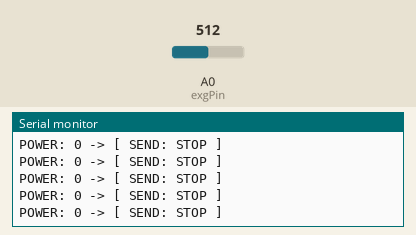
Simulated run of this sketch. Board: Arduino Mega 2560, built with avr-gcc and run on an emulated ATmega2560. Parts: the last lines printed to the serial monitor. The test bench sets the inputs (shaded band); at power-on: A0 (exgPin) = 512.

Above: at 1.2 s.
1.3 s: A0 (exgPin) set to 716
At 1.42 s:
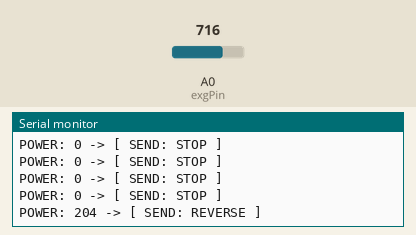
2.8 s: A0 (exgPin) set to 900
At 2.86 s:
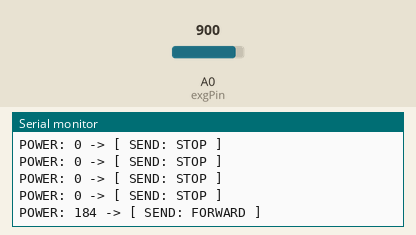

The sketch:

Master_Code.ino
```cpp
// Master R4 - Final Muscle Control Bridge
const int exgPin = A0;
const int sampleWindow = 100; // 100ms smoothing window
unsigned int sample;

void setup() {
  Serial.begin(115200);  // For your PC Monitor
  Serial1.begin(9600);   // To HC-05 Master
  pinMode(exgPin, INPUT);

  Serial.println("--- MASTER SYSTEM ARMED ---");
}

void loop() {
  unsigned long startMillis = millis();
  unsigned int signalMax = 0;
  unsigned int signalMin = 1024;

  // 1. SIGNAL PROCESSING
  while (millis() - startMillis < sampleWindow) {
    sample = analogRead(exgPin);
    if (sample < 1024) {
      if (sample > signalMax) signalMax = sample;
      if (sample < signalMin) signalMin = sample;
    }
  }

  unsigned int musclePower = signalMax - signalMin;

  // 2. THREE-ZONE LOGIC
  Serial.print("POWER: ");
  Serial.print(musclePower);

  if (musclePower <= 60) {
    // ZONE 1: STOP
    Serial1.print('s');
    Serial.println(" -> [ SEND: STOP ]");
  }
  else if (musclePower > 61 && musclePower <= 200) {
    // ZONE 2: FORWARD
    Serial1.print('f');
    Serial.println(" -> [ SEND: FORWARD ]");
  }
  else {
    // ZONE 3: REVERSE
    Serial1.print('b');
    Serial.println(" -> [ SEND: REVERSE ]");
  }

  delay(10);
}
```

Measured:
- after the input at 1.3 s, the serial monitor: prints a new line at once (image 1)
- after the input at 2.8 s, the serial monitor: prints a new line after 0.06 s (image 2)
